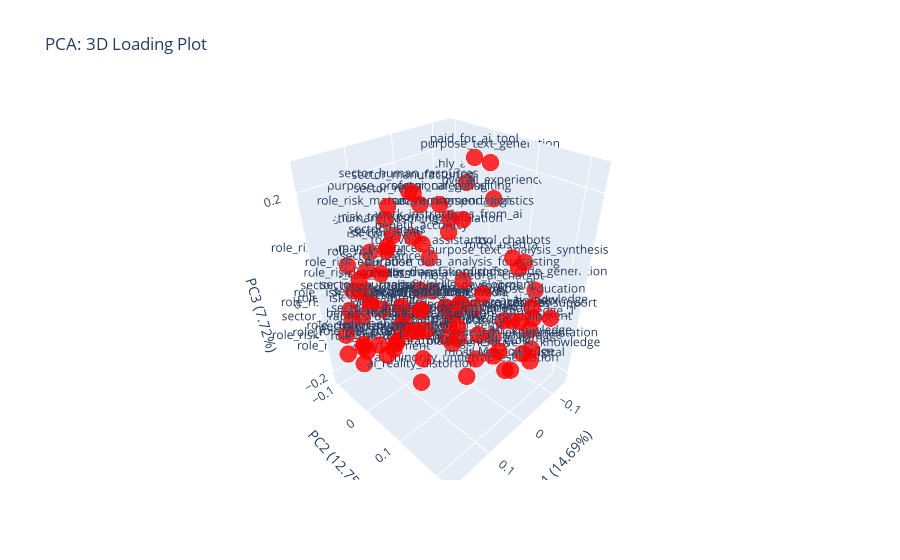

Source (notebook cell):
### Code cell
import pandas as pd
import numpy as np
import plotly.express as px
import matplotlib.pyplot as plt

# === 1. Extract PCA Loadings ===
loadings_3d = pca.components_[:3, :]  # Get the first 3 principal components

# Create a DataFrame with loadings
df_loadings = pd.DataFrame(loadings_3d.T, columns=['PC1', 'PC2', 'PC3'], index=df_numeric.columns)

# === 2. Create a 3D Interactive Loading Plot ===
fig_3d = px.scatter_3d(df_loadings, x='PC1', y='PC2', z='PC3',
                       text=df_loadings.index,  # Show feature names on hover
                       title='PCA: 3D Loading Plot',
                       labels={'PC1': f'PC1 ({pca.explained_variance_ratio_[0]*100:.2f}%)',
                               'PC2': f'PC2 ({pca.explained_variance_ratio_[1]*100:.2f}%)',
                               'PC3': f'PC3 ({pca.explained_variance_ratio_[2]*100:.2f}%)'},
                       opacity=0.8)

# Make labels visible only on hover
fig_3d.update_traces(marker=dict(size=6, color='red'), textposition='top center', hoverinfo='text')

# Save the 3D plot as an HTML file
html_file_3d = "pca_3d_loading_plot.html"
fig_3d.write_html(html_file_3d)

print(f"3D Loading plot saved as: {html_file_3d} - Open it in a browser to explore!")

# Show the 3D plot in the notebook
fig_3d.show()


# === 3. Create a 2D Scatter Plot (PC1 vs PC2) ===
plt.figure(figsize=(10, 7))

# Plot only points (no vectors)
plt.scatter(df_loadings['PC1'], df_loadings['PC2'], color='red', alpha=0.7)

# Add text labels near each point
for i, feature in enumerate(df_loadings.index):
    plt.text(df_loadings.iloc[i, 0] * 1.05, df_loadings.iloc[i, 1] * 1.05,
             feature, fontsize=9, color='black', alpha=0.7)

# Add labels and title
plt.axhline(0, color='black', linewidth=0.5, linestyle='--')
plt.axvline(0, color='black', linewidth=0.5, linestyle='--')
plt.xlabel(f'PC1 ({pca.explained_variance_ratio_[0]*100:.2f}%)')
plt.ylabel(f'PC2 ({pca.explained_variance_ratio_[1]*100:.2f}%)')
plt.title('PCA: 2D Loading Plot')
plt.grid()

# Show the 2D plot
plt.show()

### Figure 1 — Plotly figure (JSON) as saved in the notebook; plotly's stock layout.template omitted (floating-point values rounded to 4 significant figures)
{"data": [{"hovertemplate": "PC1 (14.69%)=%{x}<br>PC2 (12.75%)=%{y}<br>PC3 (7.72%)=%{z}<br>index=%{text}<extra></extra>", "legendgroup": "", "marker": {"color": "red", "opacity": 0.8, "symbol": "circle", "size": 6}, "mode": "markers+text", "name": "", "scene": "scene", "showlegend": false, "text": ["ai_knowledge", "from_social_media", "from_papers", "from_news", "from_courses", "AI_knowledge_1", "generative_AI_knowledge", "ML_knowledge", "DL_knowledge", "LLM_knowledge", "use_to_knowledge", "human_bias_strength", "ai_boredom", "ai_minority_underrapresentation", "ai_reality_distortion", "data_bias", "ai_human_reasoning_simulation", "tool_chatbots", "tool_image_generation", "tool_voice_assistants", "tool_productivity", "tool_recommendation", "purpose_text_generation", "purpose_customer_support", "purpose_translation", "purpose_text_analysis_synthesis", "purpose_education", "purpose_code_generation", "purpose_research_experimentation", "purpose_creativity_entertainment", "purpose_data_analysis_forecasting", "purpose_professional_consulting", "paid_for_ai_tool", "monthly_ai_sub_cost", "most_used_ai_chatgpt", "most_used_ai_claude", "most_used_ai_mistral", "most_used_ai_gemini", "most_used_ai_llama", "most_used_ai_copilot", "most_used_ai_grok", "benefit_time_optimization", "benefit_knowledge_expansion", "benefit_skills_development", "benefit_creativity", "benefit_accuracy", "disadv_deepfake_disinfo", "sector_customer_service", "sector_data_entry", "sector_journalism", "sector_manufacturing", "sector_transport_logistics", "sector_healthcare", "sector_education", "sector_graphics_design", "sector_translation", "sector_digital_marketing", "sector_accounting", "sector_legal", "sector_retail", "sector_human_resources", "sector_music_production", "sector_programming", "sector_entertainment", "sector_security", "sector_finance", "sector_fitness", "sector_caregiving", "work_instructions_from_ai", "role_risk_customer_service", "role_risk_data_entry", "role_risk_journalism", "role_risk_manufacturing", "role_risk_transport_logistics", "role_risk_healthcare", "role_risk_education", "role_risk_graphics_design", "role_risk_translation", "role_risk_digital_marketing", "role_risk_accounting", "role_risk_legal", "role_risk_retail", "role_risk_human_resources", "role_risk_music_production", "role_risk_programming", "role_risk_entertainment", "role_risk_security", "role_risk_fitness", "role_risk_caregiving", "ai_black_box_control", "concern_deepfake_disinfo", "overall_experience"], "x": [-0.07235, 0.07362, 0.04032, 0.03222, -0.05222, -0.06884, -0.01497, -0.03467, -0.04208, 0.00429, 0.09436, 0.1166, -0.09767, 0.02575, 0.07885, 0.1172, 0.05319, 0.02553, -0.06598, 0.02281, 0.05084, 0.01232, -0.08746, 0.006496, 0.05747, -0.01789, 0.005342, -0.07822, 0.04007, 0.009881, 0.0576, 0.04476, -0.04501, -0.1375, 0.06873, -0.1174, 0.008901, 0.00995, -0.02428, -0.04342, 0.00104, 0.1027, 0.1521, 0.06041, 0.07589, 0.083, 0.002704, 0.15, 0.1413, 0.1437, 0.08491, 0.04617, 0.1278, 0.1329, 0.1748, 0.09068, 0.1194, 0.1453, 0.1607, 0.1107, 0.06319, 0.1562, 0.186, 0.1478, 0.1253, 0.1761, 0.1338, 0.05886, 0.04559, 0.1555, 0.1381, 0.1529, 0.09973, 0.0795, 0.1639, 0.1633, 0.143, 0.1564, 0.1424, 0.1907, 0.1408, 0.1363, 0.1429, 0.1684, 0.1469, 0.1416, 0.1501, 0.1239, 0.1031, 0.01559, 0.02233, -0.07757], "y": [0.2154, 0.12, 0.06448, 0.1235, 0.1471, 0.1775, 0.2204, 0.2073, 0.1857, 0.1941, 0.001755, 0.09132, 0.1635, 0.1053, 0.02694, 0.08028, -0.00759, 0.1915, 0.1161, 0.0002154, 0.1044, 0.04344, 0.04385, 0.2047, 0.08991, 0.1737, 0.2232, 0.1724, 0.1914, 0.1172, 0.12, 0.00546, 0.04464, -0.05793, 0.1727, 0.1166, 0.1848, 0.04912, 0.1299, 0.1109, 0.1064, 0.1519, 0.09305, 0.1162, 0.09731, 0.05134, 0.03354, 0.1092, 0.05998, -0.02777, 0.03752, 0.1066, -0.01482, 0.1008, -0.07796, 0.04961, 0.02184, 0.113, 0.05833, 0.004489, 0.0007167, -0.008693, 0.04934, 0.04765, 0.04753, 0.06072, 0.0253, 0.06843, 0.07479, 0.04802, 0.0001939, -0.04328, -0.02116, -0.03061, -0.06865, -0.02296, -0.1041, 0.05604, -0.06312, 0.008602, -0.03056, -0.09464, -0.08873, -0.09523, -0.0564, -0.08347, -0.06269, -0.06749, -0.07193, 0.07758, 0.005797, 0.06394], "z": [-0.02166, 0.0241, -0.09129, 0.006912, -0.05543, -0.06891, -0.08509, -0.07699, -0.1078, -0.113, -0.06064, -0.01169, -0.06609, -0.1781, -0.214, -0.08459, 0.106, 0.1365, -0.08107, 0.05318, -0.06328, 0.1455, 0.2176, 0.00969, -0.002861, 0.08974, 0.04868, 0.01545, -0.04413, -0.07056, 0.07668, 0.1693, 0.2373, 0.1379, 0.08138, 0.03303, -0.1165, -0.1359, -0.1397, -0.1121, -0.1462, 0.02446, 0.007024, 0.02921, 0.01997, 0.1274, -0.1011, 0.01773, 0.03578, -0.003254, 0.211, 0.1777, -0.01815, 0.04655, -0.09015, 0.03915, -0.04284, 0.05976, 0.15, 0.1874, 0.1972, 0.01225, -0.02734, -0.04596, 0.005238, 0.1172, 0.1316, 0.1946, 0.1439, -0.05727, -0.1148, 0.02044, 0.1515, 0.11, -0.03031, 0.05992, -0.08833, -0.03874, -0.1436, -0.04848, 0.06584, -0.01282, 0.04991, -0.1556, -0.0486, -0.1933, -0.1282, -0.006744, 0.06884, -0.01576, -0.01954, 0.1598], "type": "scatter3d", "hoverinfo": "text", "textposition": "top center"}], "layout": {"scene": {"domain": {"x": [0.0, 1.0], "y": [0.0, 1.0]}, "xaxis": {"title": {"text": "PC1 (14.69%)"}}, "yaxis": {"title": {"text": "PC2 (12.75%)"}}, "zaxis": {"title": {"text": "PC3 (7.72%)"}}}, "legend": {"tracegroupgap": 0}, "title": {"text": "PCA: 3D Loading Plot"}}}
